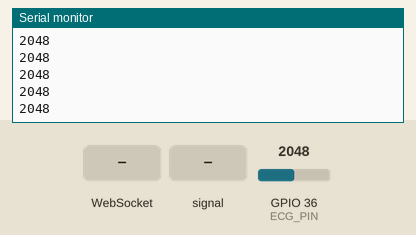
This sketch was run on a simulated ESP32. Shown: the last lines printed to the serial monitor. The test bench sets the inputs (shaded band); at power-on: GPIO 36 (ECG_PIN) = 2048 (analog values on the 0–4095 scale). WiFi joins after 1.5 s; servers stay silent unless stated.

Above: at 2.9 s.
3.0 s: WebSocket text "1" received
4.5 s: GPIO 36 (ECG_PIN) fed a 200 Hz sine of ±327 counts around its level
At 5.5 s:
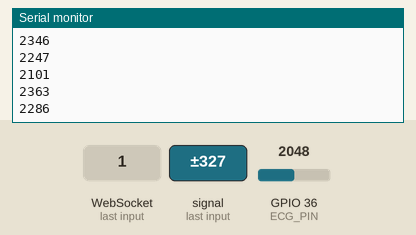
6.0 s: GPIO 36 (ECG_PIN) set to 2866
At 7.1 s:
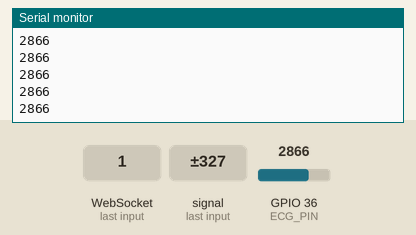
7.5 s: GPIO 36 (ECG_PIN) fed a 1000 Hz sine of ±1023 counts around its level
9.0 s: WebSocket text "0" received
10.5 s: GPIO 36 (ECG_PIN) set to 2047
At 11.6 s:
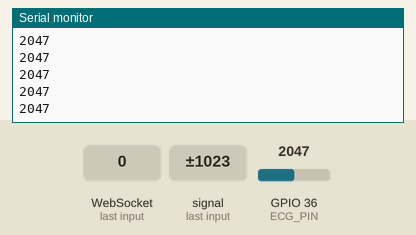
Timing chart, 0 to 13.0 s (numbered marks = the images above; inputs shaded):
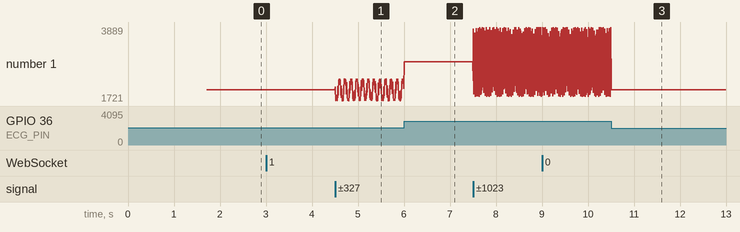

Measured:
- after the input at 4.5 s, the serial monitor: prints a new line at once (image 1)
- plotted number 1: 2048 → 2082 after the input at 4.5 s

The sketch:

ESP32.ino
```cpp
/**
 * ESP32 ECG WebSocket Client
 * ───────────────────────────
 * Reads raw 12-bit ADC from AD8232 ECG sensor and streams
 * integer values to the Python backend via WebSocket.
 *
 * Sampling rate : 192 Hz  (SAMPLE_INTERVAL = 5208 µs)
 * ADC range     : 0 – 4095  (12-bit)
 * WebSocket path: /ws/device
 * Protocol      : one plain integer string per message, e.g. "2048\n"
 */

#include <WiFi.h>
#include <WebSocketsClient.h>

// ── Network credentials ────────────────────────────────────
const char* ssid     = "OPPO A55";
const char* password = "Kish@2476";

// ── Backend server ─────────────────────────────────────────
// Run `ipconfig` on the PC → "Wireless LAN adapter Wi-Fi" → IPv4 Address
// Update this if your PC's hotspot IP changes.
const char* serverHost = "192.168.43.122";
const int   serverPort = 8000;
const char* wsPath     = "/ws/device";

// ── Hardware ───────────────────────────────────────────────
#define ECG_PIN 36          // GPIO36 (VP) — AD8232 OUTPUT

// ── Sampling ───────────────────────────────────────────────
// 192 Hz  →  1/192 s  =  5208.33 µs  per sample
#define SAMPLING_FREQ      192
#define SAMPLE_INTERVAL_US 5208UL   // microseconds between samples

WebSocketsClient webSocket;

volatile bool wsConnected   = false;
unsigned long lastSampleUs  = 0;

// ── WiFi reconnect ─────────────────────────────────────────
unsigned long lastWifiCheck = 0;
#define WIFI_CHECK_MS 5000

// ── WebSocket event handler ────────────────────────────────
void webSocketEvent(WStype_t type, uint8_t* payload, size_t length) {
  switch (type) {
    case WStype_DISCONNECTED:
      wsConnected = false;
      Serial.println("[WS] Disconnected — will retry in 5 s");
      break;

    case WStype_CONNECTED:
      wsConnected = true;
      Serial.printf("[WS] Connected  ws://%s:%d%s\n",
                    serverHost, serverPort, wsPath);
      break;

    case WStype_TEXT:
      // Backend acknowledgements (not normally sent)
      Serial.printf("[WS] Server: %s\n", (char*)payload);
      break;

    case WStype_ERROR:
      Serial.println("[WS] WebSocket error");
      break;

    case WStype_PING:
      Serial.println("[WS] Ping received");
      break;

    default:
      break;
  }
}

// ── Setup ──────────────────────────────────────────────────
void setup() {
  Serial.begin(115200);
  delay(200);
  Serial.println("\n[BOOT] ECG Guardian — ESP32 Firmware");
  Serial.printf("[BOOT] Sampling rate : %d Hz\n", SAMPLING_FREQ);
  Serial.printf("[BOOT] Sample interval: %lu µs\n", SAMPLE_INTERVAL_US);

  // ADC configuration
  analogReadResolution(12);          // 12-bit: 0–4095
  analogSetAttenuation(ADC_11db);    // full 0–3.3 V range

  // ── Connect to WiFi ─────────────────────────────────────
  WiFi.mode(WIFI_STA);
  WiFi.begin(ssid, password);
  Serial.printf("[WiFi] Connecting to '%s'", ssid);

  unsigned long wifiStart = millis();
  while (WiFi.status() != WL_CONNECTED) {
    if (millis() - wifiStart > 20000) {
      Serial.println("\n[WiFi] Timeout — restarting");
      ESP.restart();
    }
    delay(500);
    Serial.print(".");
  }
  Serial.println();
  Serial.printf("[WiFi] Connected  IP=%s  RSSI=%d dBm\n",
                WiFi.localIP().toString().c_str(), WiFi.RSSI());

  // ── Connect to WebSocket ─────────────────────────────────
  webSocket.begin(serverHost, serverPort, wsPath);
  webSocket.onEvent(webSocketEvent);
  webSocket.setReconnectInterval(5000);
  // Enable heartbeat: ping every 15 s, timeout after 10 s, 2 retries
  webSocket.enableHeartbeat(15000, 10000, 2);

  Serial.printf("[WS] Connecting to ws://%s:%d%s\n",
                serverHost, serverPort, wsPath);

  lastSampleUs = micros();
}

// ── Loop ───────────────────────────────────────────────────
void loop() {
  // WebSocket must be called every iteration — do NOT put delays here
  webSocket.loop();

  // ── WiFi watchdog: reconnect if dropped ────────────────
  if (millis() - lastWifiCheck >= WIFI_CHECK_MS) {
    lastWifiCheck = millis();
    if (WiFi.status() != WL_CONNECTED) {
      Serial.println("[WiFi] Lost connection — reconnecting...");
      WiFi.disconnect();
      WiFi.begin(ssid, password);
    }
  }

  // ── Sample ADC at exactly 192 Hz ───────────────────────
  unsigned long now = micros();
  if (now - lastSampleUs >= SAMPLE_INTERVAL_US) {
    lastSampleUs += SAMPLE_INTERVAL_US;   // accumulate — prevents drift

    int ecgValue = analogRead(ECG_PIN);

    // Send to backend if WebSocket is connected
    if (wsConnected) {
      char buf[8];
      itoa(ecgValue, buf, 10);
      webSocket.sendTXT(buf);
    }

    // Always print to Serial for Arduino IDE Serial Monitor / Plotter
    Serial.println(ecgValue);
  }
}
```
